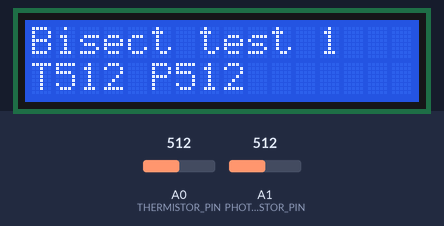
Bench run of a sketch on a simulated Arduino Uno, built with avr-gcc and run on an emulated ATmega328P. On the bench: 16×2 character LCD. The inputs (shaded band) are chosen by the test bench; at power-on: A0 (THERMISTOR_PIN) = 512, A1 (PHOTORESISTOR_PIN) = 512.

Above: at 1.6 s.
1.7 s: A0 (THERMISTOR_PIN) set to 716
At 3.0 s:
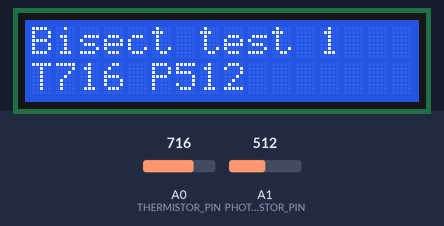
3.5 s: A1 (PHOTORESISTOR_PIN) set to 716
At 4.5 s:
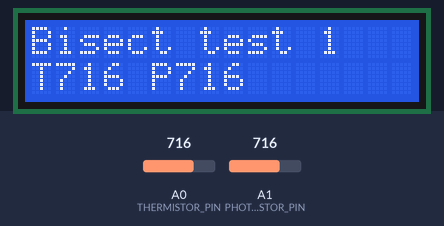
5.5 s: A0 (THERMISTOR_PIN) set to 900
At 7.2 s:
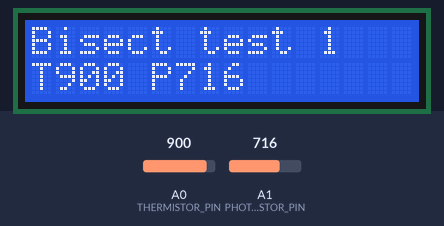
7.5 s: A1 (PHOTORESISTOR_PIN) set to 900
At 8.7 s:
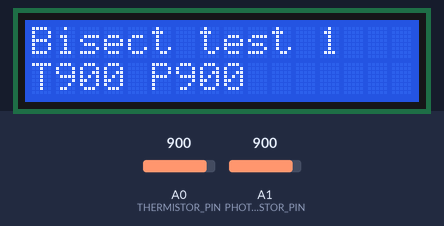
9.5 s: A0 (THERMISTOR_PIN) set to 1023
At 11.2 s:
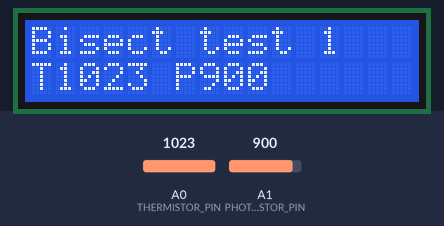
11.5 s: A1 (PHOTORESISTOR_PIN) set to 1023
At 13.0 s:
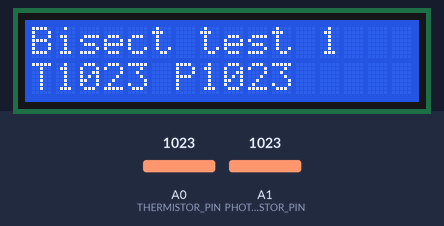
Timing chart, 0 to 14.5 s (numbered marks = the images above; inputs shaded):
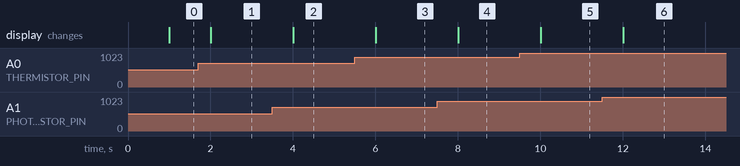

The sketch:

bisect_test_1_sensors.ino
```cpp
// Bisection Test 1: LCD + analog sensor reads only
//
// Adds thermistor/photoresistor analogRead() on top of the known-good
// LCD isolation test -- still no DHT11, no classify(), no fan. If this
// garbles, analogRead() itself (or its timing relative to LCD writes)
// is implicated. If this stays clean, the problem is further down the
// list (DHT11, classify(), or the fan pin).

#include <LiquidCrystal.h>
#include <string.h>

const uint8_t THERMISTOR_PIN = A0;
const uint8_t PHOTORESISTOR_PIN = A1;

const uint8_t LCD_RS = 7;
const uint8_t LCD_EN = 6;
const uint8_t LCD_D4 = 5;
const uint8_t LCD_D5 = 4;
const uint8_t LCD_D6 = 3;
const uint8_t LCD_D7 = 2;
LiquidCrystal lcd(LCD_RS, LCD_EN, LCD_D4, LCD_D5, LCD_D6, LCD_D7);

const unsigned long SAMPLE_INTERVAL_MS = 1000;
unsigned long lastSampleMs = 0;

void setup() {
  lcd.begin(16, 2);
  lcd.setCursor(0, 0);
  lcd.print("Bisect test 1");
}

void loop() {
  unsigned long now = millis();
  if (now - lastSampleMs < SAMPLE_INTERVAL_MS) return;
  lastSampleMs = now;

  int thermistorRaw = analogRead(THERMISTOR_PIN);
  int photoRaw = analogRead(PHOTORESISTOR_PIN);

  lcd.setCursor(0, 1);
  char row2[17];
  snprintf(row2, sizeof(row2), "T%d P%d", thermistorRaw, photoRaw);
  lcd.print(row2);
  for (int i = strlen(row2); i < 16; i++) {
    lcd.print(' ');
  }
}
```

Measured:
- after the input at 1.7 s, the display: changes after 0.30 s (image 1)
- after the input at 3.5 s, the display: changes after 0.50 s (image 2)
- after the input at 5.5 s, the display: changes after 0.50 s (image 3)
- after the input at 7.5 s, the display: changes after 0.50 s (image 4)
- after the input at 9.5 s, the display: changes after 0.50 s (image 5)
- after the input at 11.5 s, the display: changes after 0.50 s (image 6)
